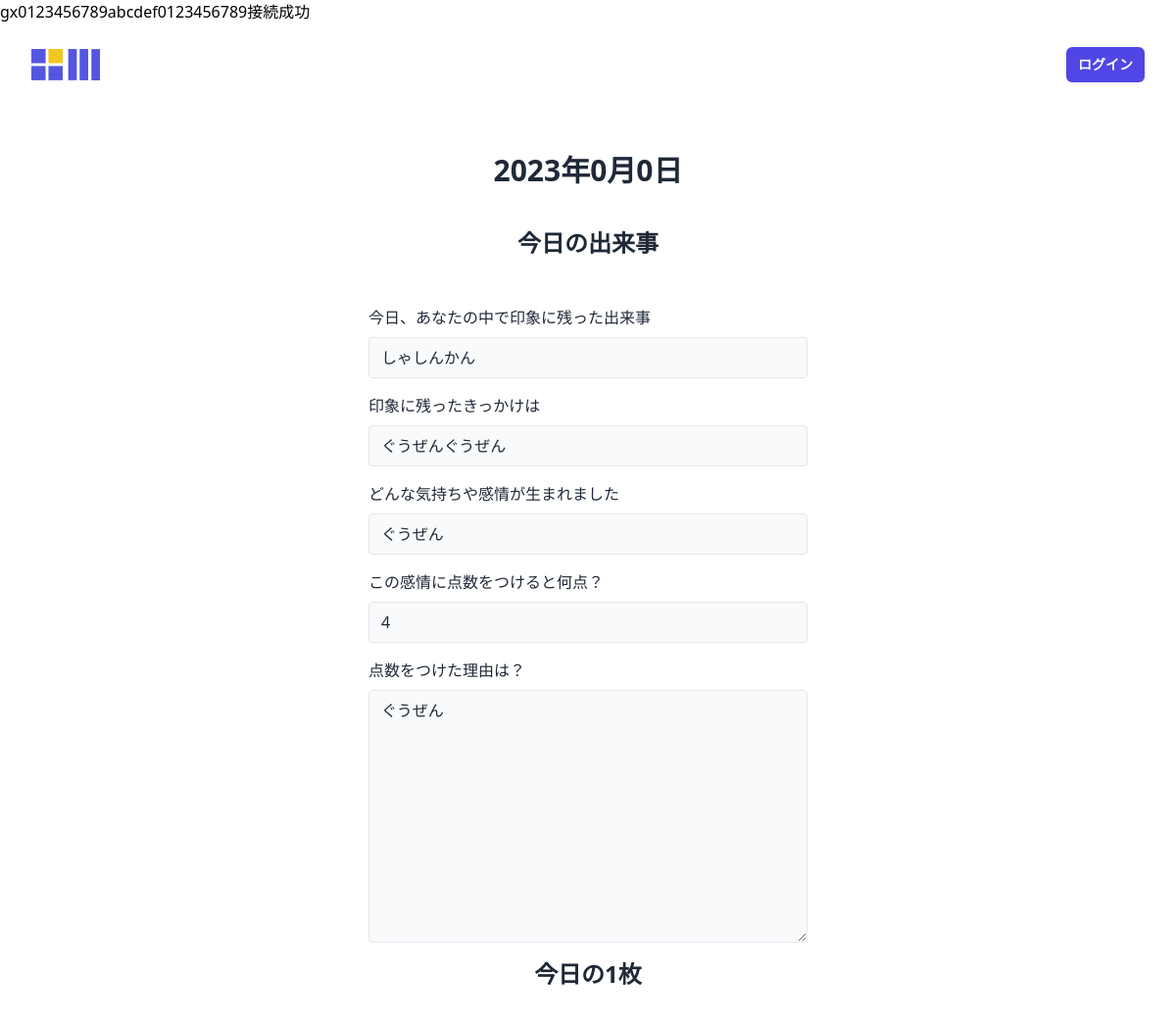
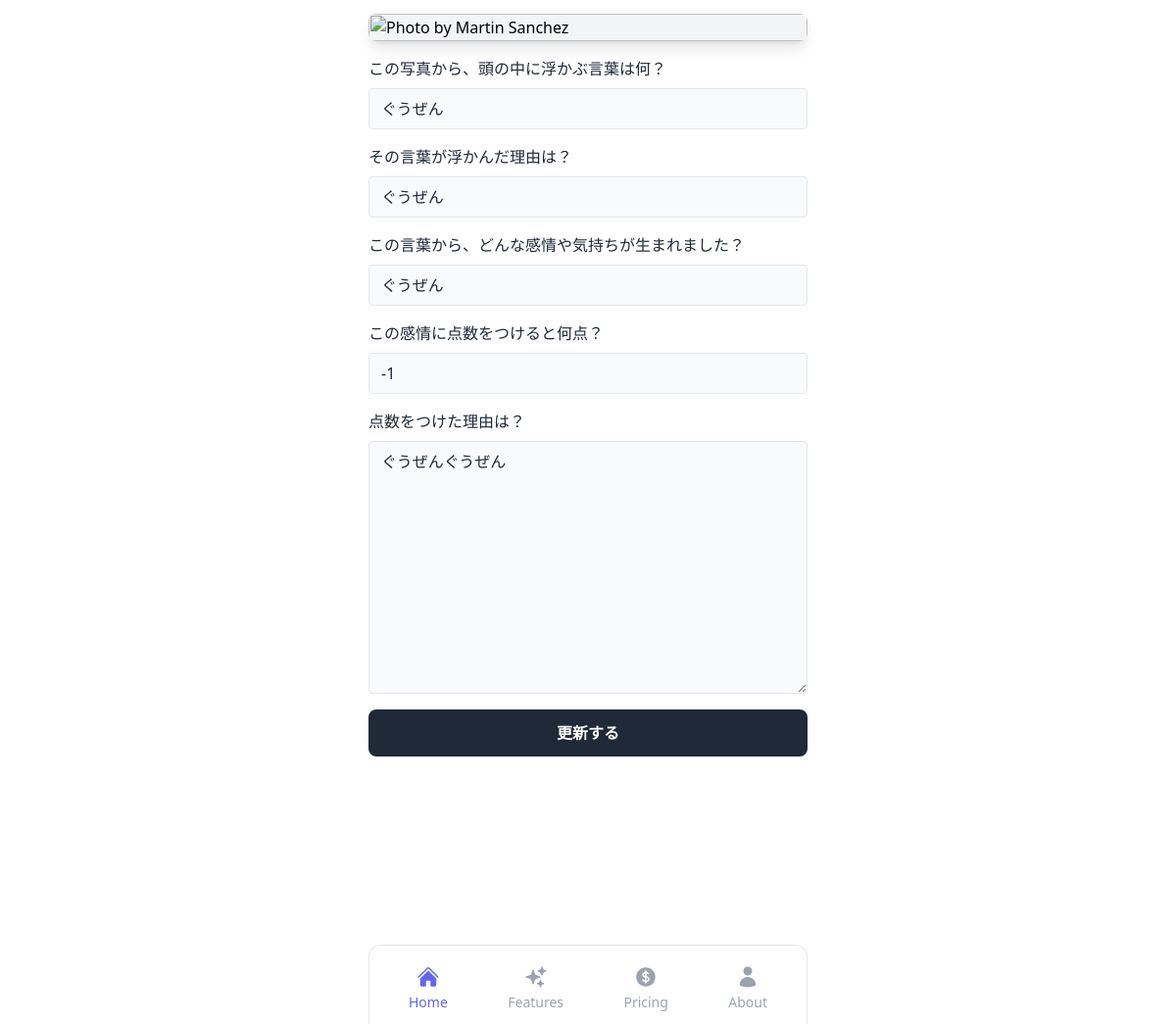
The page /diary-edit.php?diary_id=10 (signed in) on the database its author committed (2 pictures, top to bottom).
### tables this page shows
CREATE TABLE `dev13_diary` (
  `diary_id` int(12) NOT NULL,
  `registration_date` date NOT NULL,
  `created_date` datetime NOT NULL,
  `update_date` datetime NOT NULL,
  `today_events` text NOT NULL,
  `events_impression` text NOT NULL,
  `events_emotions` text NOT NULL,
  `events_points` int(12) NOT NULL,
  `events_points_reason` text NOT NULL,
  `select_card_filename` varchar(255) NOT NULL,
  `photo_keyword` text NOT NULL,
  `photo_keyword_reason` text NOT NULL,
  `photo_emotions` text NOT NULL,
  `photo_points` int(11) NOT NULL,
  `photo_points_reason` text NOT NULL
);

### diary-edit.php (the view, shortened to what this page needs)
<?php
include('function.php');
$diary_id = $_GET["diary_id"];
$pdo = db_connect();
$sql = "SELECT * FROM dev13_diary WHERE diary_id=:diary_id";
$stmt = $pdo->prepare($sql);
$stmt->bindValue(':diary_id', $diary_id, PDO::PARAM_INT);
$status = $stmt->execute();
if ($status == false) {
    $error = $stmt->errorInfo();
    exit("（SQLエラー）ErrorQuery:" . $error[2]);
} else {
    $row = $stmt->fetch();
}
?>
<!DOCTYPE html>
<html lang="ja">
<head>
    <script src="https://cdn.tailwindcss.com"></script>
</head>
<body>
    <?php include('include/header.php'); ?>
    <div class="bg-white py-6 sm:py-8 lg:py-12">
        <div class="mx-auto max-w-screen-2xl px-4 md:px-8">
            <h2 class="mb-2 text-center text-2xl font-bold text-gray-800 md:mb-2 lg:text-3xl">2023年0月0日</h2>
            <form action="insert.php" method="POST" class="mx-auto max-w-lg">
                <div class="flex flex-col gap-4 p-4 md:p-8">
                    <h3 class="mb-4 text-center text-lg font-bold text-gray-800 md:mb-8 lg:text-2xl">今日の出来事</h3>
                    <div>
                        <label for="today_events" class="mb-2 inline-block text-sm text-gray-800 sm:text-base">今日、あなたの中で印象に残った出来事</label>
                        <input name="today_events" value="<?= $row["today_events"] ?>" class="w-full rounded border bg-gray-50 px-3 py-2 text-gray-800 outline-none ring-indigo-300 transition duration-100 focus:ring" />
                    </div>
                    <div>
                        <label for="events_impression" class="mb-2 inline-block text-sm text-gray-800 sm:text-base">印象に残ったきっかけは</label>
                        <input name="events_impression" value="<?= $row["events_impression"] ?>" class="w-full rounded border bg-gray-50 px-3 py-2 text-gray-800 outline-none ring-indigo-300 transition duration-100 focus:ring" />
                    </div>
                    <div>
                        <label for="events_emotions" class="mb-2 inline-block text-sm text-gray-800 sm:text-base">どんな気持ちや感情が生まれました</label>
                        <input name="events_emotions" value="<?= $row["events_emotions"] ?>" class="w-full rounded border bg-gray-50 px-3 py-2 text-gray-800 outline-none ring-indigo-300 transition duration-100 focus:ring" />
                    </div>
                    <div>
                        <label for="events_points" class="mb-2 inline-block text-sm text-gray-800 sm:text-base">この感情に点数をつけると何点？</label>
                        <input name="events_points" value="<?= $row["events_points"] ?>" type="number" class="w-full rounded border bg-gray-50 px-3 py-2 text-gray-800 outline-none ring-indigo-300 transition duration-100 focus:ring" />
                    </div>
                    <div>
                        <label for="events_points_reason" class="mb-2 inline-block text-sm text-gray-800 sm:text-base">点数をつけた理由は？</label>
                        <textarea name="events_points_reason" id="" cols="30" rows="10" class="w-full rounded border bg-gray-50 px-3 py-2 text-gray-800 outline-none ring-indigo-300 transition duration-100 focus:ring"><?= $row["events_points_reason"] ?></textarea>
                    </div>
                    <h3 class="mb-4 text-center text-lg font-bold text-gray-800 md:mb-8 lg:text-2xl">今日の1枚</h3>
                    <div class="h-64 overflow-hidden rounded-lg bg-gray-100 shadow-lg md:h-auto">
                        <img src="https://images.unsplash.com/photo-1610465299996-30f240ac2b1c?auto=format&q=75&fit=crop&w=600&h=750" loading="lazy" alt="Photo by Martin Sanchez" class="h-full w-full object-cover object-center" />
                    </div>
                    <div>
                        <label for="photo_keyword" class="mb-2 inline-block text-sm text-gray-800 sm:text-base">この写真から、頭の中に浮かぶ言葉は何？</label>
                        <input name="photo_keyword" value="<?= $row["photo_keyword"] ?>" class="w-full rounded border bg-gray-50 px-3 py-2 text-gray-800 outline-none ring-indigo-300 transition duration-100 focus:ring" />
                    </div>
                    <div>
                        <label for="photo_keyword_reason" class="mb-2 inline-block text-sm text-gray-800 sm:text-base">その言葉が浮かんだ理由は？</label>
                        <input name="photo_keyword_reason" value="<?= $row["photo_keyword_reason"] ?>" class="w-full rounded border bg-gray-50 px-3 py-2 text-gray-800 outline-none ring-indigo-300 transition duration-100 focus:ring" />
                    </div>
                    <div>
                        <label for="photo_emotions" class="mb-2 inline-block text-sm text-gray-800 sm:text-base">この言葉から、どんな感情や気持ちが生まれました？</label>
                        <input name="photo_emotions" value="<?= $row["photo_emotions"] ?>" class="w-full rounded border bg-gray-50 px-3 py-2 text-gray-800 outline-none ring-indigo-300 transition duration-100 focus:ring" />
                    </div>
                    <div>
                        <label for="photo_points" class="mb-2 inline-block text-sm text-gray-800 sm:text-base">この感情に点数をつけると何点？</label>
                        <input name="photo_points" value="<?= $row["photo_points"] ?>" type="number" class="w-full rounded border bg-gray-50 px-3 py-2 text-gray-800 outline-none ring-indigo-300 transition duration-100 focus:ring" />
                    </div>
                    <div>
                        <label for="photo_points_reason" class="mb-2 inline-block text-sm text-gray-800 sm:text-base">点数をつけた理由は？</label>
                        <textarea name="photo_points_reason" id="" cols="30" rows="10" class="w-full rounded border bg-gray-50 px-3 py-2 text-gray-800 outline-none ring-indigo-300 transition duration-100 focus:ring"><?= $row["photo_points_reason"] ?></textarea>
                    </div>
                    <input type="submit" value="更新する" class="block rounded-lg bg-gray-800 px-8 py-3 text-center text-sm font-semibold text-white outline-none ring-gray-300 transition duration-100 hover:bg-gray-700 focus-visible:ring active:bg-gray-600 md:text-base">
                </div>
            </form>
        </div>
    </div>
    <?php include('include/footer.php'); ?>
</body>
</html>

### rows shown on the page
dev13_diary: today_events "しゃしんかん", events_impression "ぐうぜんぐうぜん", events_emotions "ぐうぜん", events_points "4", events_points_reason "ぐうぜん", photo_keyword "ぐうぜん", photo_keyword_reason "ぐうぜん", photo_emotions "ぐうぜん", photo_points "-1", photo_points_reason "ぐうぜんぐうぜん"
